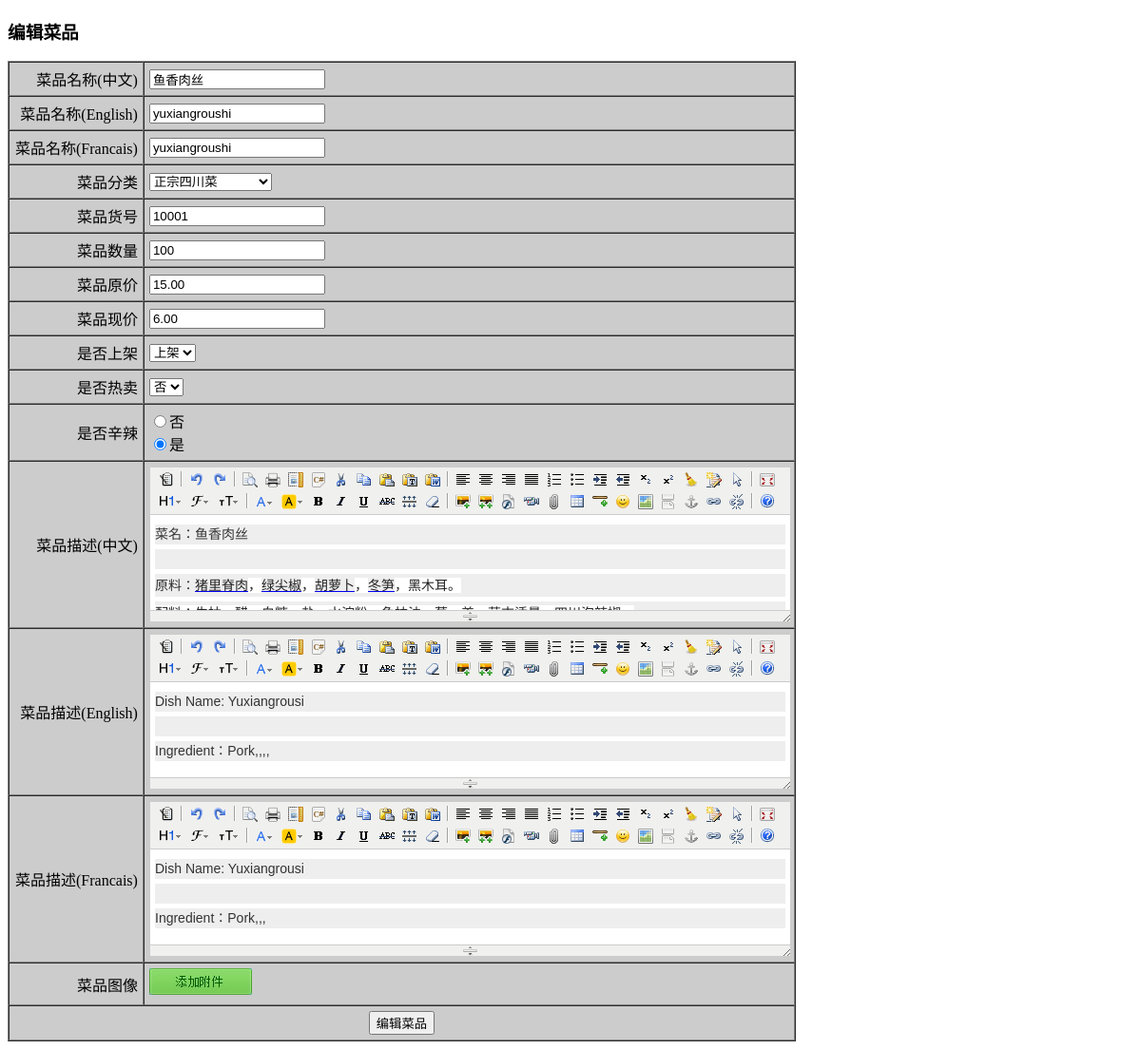
Screenshot of /admin/editDish.php?id=1 (signed in) with the database file from the repository.
### tables this page shows
CREATE TABLE IF NOT EXISTS `dish` (
  `dish_id` int(10) unsigned NOT NULL AUTO_INCREMENT,
  `cate_id` smallint(5) unsigned NOT NULL,
  `dish_no` varchar(50) NOT NULL,
  `dish_num` int(10) unsigned DEFAULT '0',
  `reg_price` decimal(6,2) NOT NULL,
  `current_price` decimal(6,2) NOT NULL,
  `dish_time` int(10) unsigned NOT NULL,
  `is_show` tinyint(1) DEFAULT '1',
  `is_hot` tinyint(1) DEFAULT '0',
  `is_spicy` tinyint(4) NOT NULL DEFAULT '0',
  PRIMARY KEY (`dish_id`)
);

CREATE TABLE IF NOT EXISTS `dish_cn` (
  `dish_id` int(10) unsigned NOT NULL AUTO_INCREMENT,
  `dish_name` varchar(50) NOT NULL,
  `dish_desc` mediumtext,
  PRIMARY KEY (`dish_id`),
  UNIQUE KEY `dish_name` (`dish_name`)
);

CREATE TABLE IF NOT EXISTS `dish_en` (
  `dish_id` int(10) unsigned NOT NULL AUTO_INCREMENT,
  `dish_name` varchar(50) NOT NULL,
  `dish_desc` mediumtext,
  PRIMARY KEY (`dish_id`),
  UNIQUE KEY `dish_name` (`dish_name`)
);

CREATE TABLE IF NOT EXISTS `dish_fr` (
  `dish_id` int(10) unsigned NOT NULL AUTO_INCREMENT,
  `dish_name` varchar(50) NOT NULL,
  `dish_desc` mediumtext,
  PRIMARY KEY (`dish_id`),
  UNIQUE KEY `dish_name` (`dish_name`)
);

CREATE TABLE IF NOT EXISTS `cate_cn` (
  `cate_id` smallint(5) unsigned NOT NULL AUTO_INCREMENT,
  `cate_name` varchar(50) NOT NULL DEFAULT '',
  PRIMARY KEY (`cate_id`),
  UNIQUE KEY `cate_name` (`cate_name`)
);

### src/core/dish.inc.php (called while the page is built, shortened)
<?php
function getDishById($id){
	$sql="select d.dish_id,d.cate_id,dc.dish_name as 'dish_name_cn',de.dish_name as 'dish_name_en',df.dish_name as 'dish_name_fr',d.dish_no,d.dish_num,d.reg_price,d.current_price,d.dish_time,d.is_show,d.is_hot,d.is_spicy,dc.dish_desc as 'dish_desc_cn',de.dish_desc as 'dish_desc_en',df.dish_desc as 'dish_desc_fr' from dish as d, dish_cn as dc, dish_en as de, dish_fr as df where d.dish_id={$id} and d.dish_id=dc.dish_id and dc.dish_id=de.dish_id and de.dish_id=df.dish_id";
	$row=fetchOne($sql);
	return $row;
}

### src/lib/mysql.func.php (called while the page is built, shortened)
<?php
function fetchOne($sql, $result_type = MYSQL_ASSOC) {
	$result = mysql_query ( $sql );
	$row = mysql_fetch_array ( $result, $result_type );
	return $row;
}
function fetchAll($sql,$result_type=MYSQL_ASSOC){
	$result=mysql_query($sql);
	while(@$row=mysql_fetch_array($result,$result_type)){
		$rows[]=$row;
	}
	return $rows;
}

### src/core/cate.inc.php (called while the page is built, shortened)
<?php
function getAllCate(){
	$sql="select c.cate_id,c.cate_name as 'cate_name_cn', e.cate_name as 'cate_name_en', f.cate_name as 'cate_name_fr' from cate_cn as c, cate_en as e, cate_fr as f where c.cate_id=e.cate_id and e.cate_id=f.cate_id order by c.cate_id";
	$rows=fetchAll($sql);
	return $rows;
}

### src/admin/editDish.php (the view, shortened to what this page needs)
<?php
$rows=getAllCate();
$id=$_REQUEST['id'];
$dishInfo=getDishById($id);
?>
<!doctype html>
<html>
<head>
<link href="./styles/global.css"  rel="stylesheet"  type="text/css" media="all" />
</head>
<body>
<h3>编辑菜品</h3>
<form action="doAdminAction.php?act=editDish&id=<?php echo $id;?>" method="post" enctype="multipart/form-data">
<table width="70%"  border="1" cellpadding="5" cellspacing="0" bgcolor="#cccccc">
	<tr>
		<td align="right">菜品名称(中文)</td>
		<td><input type="text" name="cName"  value="<?php echo $dishInfo['dish_name_cn'];?>"/></td>
	</tr>
	<tr>
		<td align="right">菜品名称(English)</td>
		<td><input type="text" name="eName"  value="<?php echo $dishInfo['dish_name_en'];?>"/></td>
	</tr>
	<tr>
		<td align="right">菜品名称(Francais)</td>
		<td><input type="text" name="fName"  value="<?php echo $dishInfo['dish_name_fr'];?>"/></td>
	</tr>
	<tr>
		<td align="right">菜品分类</td>
		<td>
		<select name="cId">
			<?php foreach($rows as $row):?>
				<option value="<?php echo $row['cate_id'];?>" <?php echo $row['cate_id']==$dishInfo['cate_id']?"selected='selected'":null;?>><?php echo $row['cate_name_cn'];?></option>
			<?php endforeach;?>
		</select>
		</td>
	</tr>
	<tr>
		<td align="right">菜品货号</td>
		<td><input type="text" name="dNo"  value="<?php echo $dishInfo['dish_no'];?>"/></td>
	</tr>
	<tr>
		<td align="right">菜品数量</td>
		<td><input type="text" name="dNum"  value="<?php echo $dishInfo['dish_num'];?>"/></td>
	</tr>
	<tr>
		<td align="right">菜品原价</td>
		<td><input type="text" name="rPrice"  value="<?php echo $dishInfo['reg_price'];?>"/></td>
	</tr>
	<tr>
		<td align="right">菜品现价</td>
		<td><input type="text" name="cPrice"  value="<?php echo $dishInfo['current_price'];?>"/></td>
	</tr>
	<tr>
		<td align="right">是否上架</td>
		<td>
		<select name="isShow">
			<option value="1" <?php echo $dishInfo['is_show']=='1'? "selected='selected'":null;?>>上架</option>
		</select>
		</td>
	</tr>
	<tr>
		<td align="right">是否热卖</td>
		<td>
		<select name="isHot">
			<option value="0" <?php echo $dishInfo['is_hot']=='0'? "selected='selected'":null;?>>否</option>
		</select>
		</td>
	</tr>
	<tr>
		<td align="right">是否辛辣</td>
		<td>
			<input type="radio" name="cSpicy"  value="0" <?php echo $dishInfo['is_spicy']=='0'? "checked='checked'":null ;?> />否<br/>
			<input type="radio" name="cSpicy"  value="1" <?php echo $dishInfo['is_spicy']=='1'? "checked='checked'":null ;?> />是
		</td>
	</tr>
	<tr>
		<td align="right">菜品描述(中文)</td>
		<td>
		</td>
	</tr>
	<tr>
		<td align="right">菜品描述(English)</td>
		<td>
		</td>
	</tr>
	<tr>
		<td align="right">菜品描述(Francais)</td>
		<td>
		</td>
	</tr>
	<tr>
		<td align="right">菜品图像</td>
		<td>
			<a href="javascript:void(0)" id="selectFileBtn">添加附件</a>
			<div id="attachList" class="clear"></div>
		</td>
	</tr>
	<tr>
		<td colspan="2" align="center"><input type="submit"  value="编辑菜品"/></td>
	</tr>
</table>
</form>
</body>
</html>

### src/admin/styles/global.css (style rules this page uses)
a { color:#00549D; text-decoration:none; }
.clear:after { content:"."; display:block; height:0; visibility:hidden; clear:both; }
.clear { zoom:1; clear:both; }
#selectFileBtn { width:108px; height:28px; float:left; overflow:hidden; text-indent:-9999px; background:url(../images/attach.jpg); }
#attachList { width:510px; padding-top:5px; }

### rows the page displays
dish: cName "鱼香肉丝", eName "yuxiangroushi", fName "yuxiangroushi", cId "正宗四川菜", dNo "10001", dNum "100", rPrice "15.00", cPrice "6.00", isShow "上架", isHot "否", is_spicy "☑"
